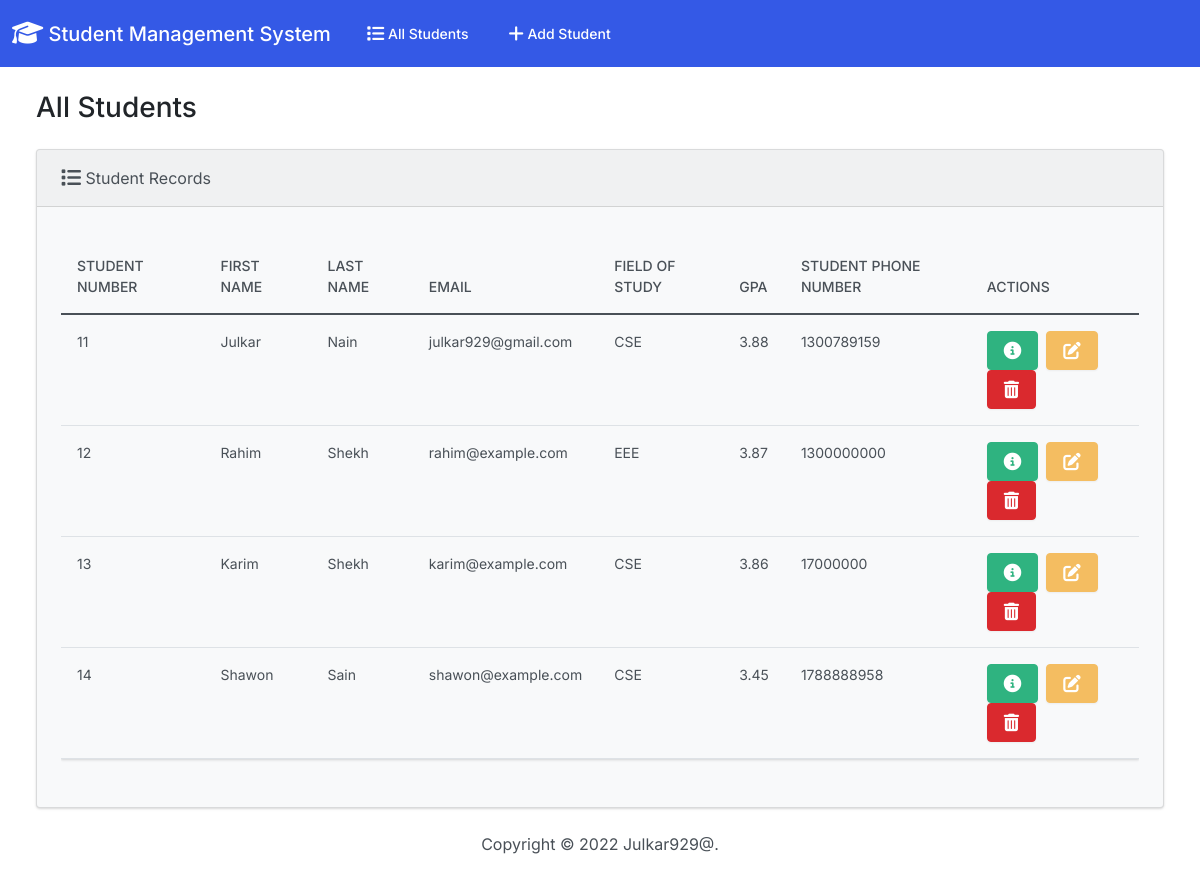
The page / on the database its author committed.
### students/models.py (models this page shows, shortened)
class Student(models.Model):
    student_number = models.PositiveIntegerField()
    first_name = models.CharField(max_length=50)
    last_name = models.CharField(max_length=50)
    email = models.EmailField(max_length=100)
    field_of_study = models.CharField(max_length=50)
    gpa = models.FloatField()
    student_phone_number = models.PositiveIntegerField()

### students/views.py (the view)
# urls.py: path('', views.index, name='index'),
def index(request):
  return render(request, 'students/index.html', {
    'students': Student.objects.all()
  })

### students/templates/students/index.html (shortened to what this page needs)
{% extends "students/base.html" %}
{% block body %}
  <h3 class="m-4">All Students </h3>
  <div class="row">
    <div class="col-12">
      {% if students %}
      <div class="card bg-light ms-4 me-4 mb-4">
        <div class="card-header">
          <i class="fa-solid fa-list fa-lg"></i> Student Records
        </div>
        <div class="card-body">
          <p class="card-text">
            <div class="table-responsive">
              <table class="table table-hover">
                <thead>
                  <tr>
                    <th scope="col">Student Number</th>
                    <th scope="col">First Name</th>
                    <th scope="col">Last Name</th>
                    <th scope="col">Email</th>
                    <th scope="col">Field Of Study</th>
                    <th scope="col">GPA</th>
                    <th scope="col">Student Phone Number</th>
                    <th scope="col">Actions</th>
                  </tr>
                </thead>
                <tbody>
                  {% for student in students %}
                    <tr>
                      <td>{{ student.student_number }}</td>
                      <td>{{ student.first_name }}</td>
                      <td>{{ student.last_name }}</td>
                      <td>{{ student.email }}</td>
                      <td>{{ student.field_of_study }}</td>
                      <td>{{ student.gpa }}</td>
                      <td>{{ student.student_phone_number }}</td>
                      <td>
                          <button type="button" class="btn btn-success me-1" href="{% url 'view_student' student.id %}"  data-bs-toggle="modal" data-bs-target="#myModal
                            {{student.id}}">
                          </button>
                        <a class="btn btn-warning me-1" href="{% url 'edit' student.id %}">
                        </a>
                        <button type="button" class="btn btn-danger" data-bs-toggle="modal" data-bs-target="#delete{{student.id}}">
                        </button>
                      </td>
                    </tr>
                  {% endfor %}
                </tbody>
              </table>
            </div>
          </p>
        </div>
      </div>
      {% else %}
        <h5 class="alert alert-primary ms-4 me-4">No Student Records</h5>
      {% endif %}
    </div>
  </div>
{% endblock %}

### rows shown on the page
Student: student_number "11", first_name "Julkar", last_name "Nain", email "julkar929@gmail.com", field_of_study "CSE", gpa "3.88", student_phone_number "1300789159"
Student: student_number "12", first_name "Rahim", last_name "Shekh", email "rahim@example.com", field_of_study "EEE", gpa "3.87", student_phone_number "1300000000"
Student: student_number "13", first_name "Karim", last_name "Shekh", email "karim@example.com", field_of_study "CSE", gpa "3.86", student_phone_number "17000000"
Student: student_number "14", first_name "Shawon", last_name "Sain", email "shawon@example.com", field_of_study "CSE", gpa "3.45", student_phone_number "1788888958"
